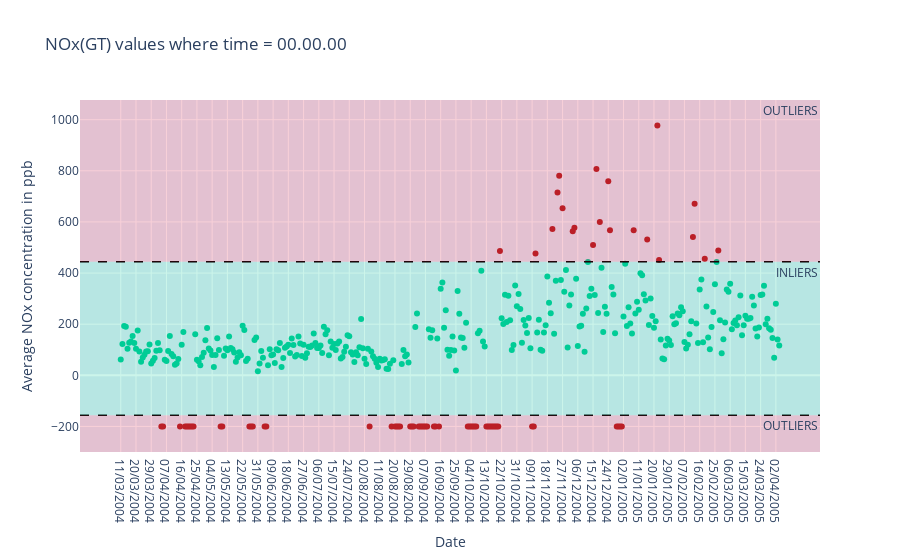

Write notebook code for a chart like this one.
### Code cell
fig = go.Figure()
fig.add_hline(y=low, line_width=1.5, line_dash="dash", line_color="black")
fig.add_hrect(y0=low, y1=df[feature].min()-100, line_width=0, fillcolor="crimson", opacity=0.2, annotation_text="OUTLIERS")
fig.add_hrect(y0=low, y1=up, line_width=0, fillcolor="#00CC96", opacity=0.2, annotation_text="INLIERS")

fig.add_trace(go.Scatter(x=df['Date'], 
                         y=df[feature],
                         marker = dict(color=list(map(setcolor, outliers))),
                         mode="markers"))
fig.add_hline(y=up, line_width=1.5, line_dash="dash", line_color="black")
fig.add_hrect(y0=up, y1=df[feature].max()+100, line_width=0, fillcolor="crimson", opacity=0.2, annotation_text="OUTLIERS")

fig.update_layout(
    title=feature+" values where time = "+time,
    xaxis_title="Date", 
    yaxis_title='Average NOx concentration in ppb '
)
fig.show()

### Figure 1 — Plotly figure (JSON) as saved in the notebook; plotly's stock layout.template omitted (floating-point values rounded to 4 significant figures; data arrays with more than 128 entries replaced by an {"elided": "..."} marker saying what was removed)
{"data": [{"marker": {"color": {"elided": "390 str values"}}, "mode": "markers", "type": "scatter", "x": {"elided": "390 str values"}, "y": {"elided": "390 int values"}}], "layout": {"annotations": [{"showarrow": false, "text": "OUTLIERS", "x": 1, "xanchor": "right", "xref": "x domain", "y": -156.4, "yanchor": "top", "yref": "y"}, {"showarrow": false, "text": "INLIERS", "x": 1, "xanchor": "right", "xref": "x domain", "y": 444.6, "yanchor": "top", "yref": "y"}, {"showarrow": false, "text": "OUTLIERS", "x": 1, "xanchor": "right", "xref": "x domain", "y": 1077, "yanchor": "top", "yref": "y"}], "shapes": [{"line": {"color": "black", "dash": "dash", "width": 1.5}, "type": "line", "x0": 0, "x1": 1, "xref": "x domain", "y0": -156.4, "y1": -156.4, "yref": "y"}, {"fillcolor": "crimson", "line": {"width": 0}, "opacity": 0.2, "type": "rect", "x0": 0, "x1": 1, "xref": "x domain", "y0": -156.4, "y1": -300, "yref": "y"}, {"fillcolor": "#00CC96", "line": {"width": 0}, "opacity": 0.2, "type": "rect", "x0": 0, "x1": 1, "xref": "x domain", "y0": -156.4, "y1": 444.6, "yref": "y"}, {"line": {"color": "black", "dash": "dash", "width": 1.5}, "type": "line", "x0": 0, "x1": 1, "xref": "x domain", "y0": 444.6, "y1": 444.6, "yref": "y"}, {"fillcolor": "crimson", "line": {"width": 0}, "opacity": 0.2, "type": "rect", "x0": 0, "x1": 1, "xref": "x domain", "y0": 444.6, "y1": 1077, "yref": "y"}], "title": {"text": "NOx(GT) values where time = 00.00.00"}, "xaxis": {"title": {"text": "Date"}}, "yaxis": {"title": {"text": "Average NOx concentration in ppb "}}}}
